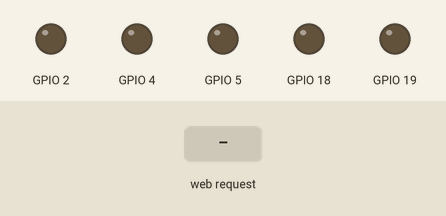
Simulated run of this sketch. Board: ESP32. Shown: output pins drawn as LEDs (lit = HIGH). Inputs (shaded band) come from the test bench. WiFi joins after 1.5 s; servers stay silent unless stated; what the sketch prints to the serial monitor is not drawn.

Above: at 3.3 s.
3.4 s: HTTP request GET /asasasasa/left received
At 4.1 s:
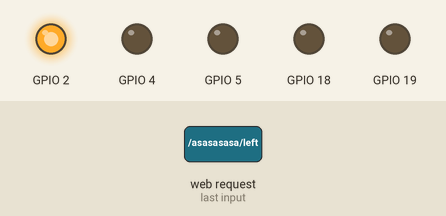
4.9 s: HTTP request GET /asasasasa/right received
At 5.3 s:
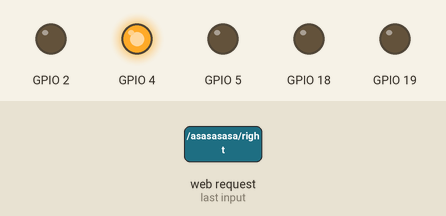
6.4 s: HTTP request GET /asasasasa/forward received
At 7.6 s:
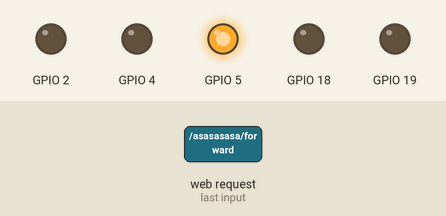
7.9 s: HTTP request GET /asasasasa/backward received
At 8.8 s:
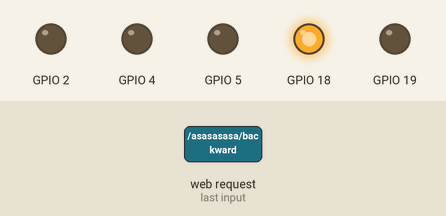
9.4 s: HTTP request GET /asasasasa/stop received
At 9.9 s:
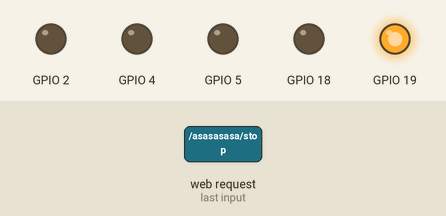
Timing chart, 0 to 11.9 s (numbered marks = the images above; inputs shaded):
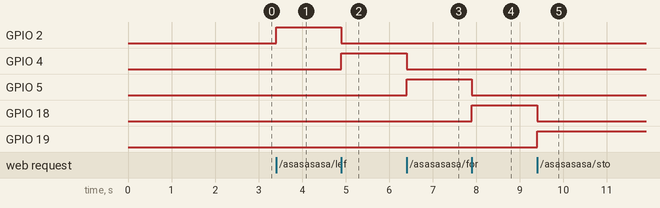

The sketch:

servertest.ino
```cpp
#include <WiFi.h>
#include <WebServer.h>


/*Put your SSID & Password*/
const char* ssid = " ";  // Enter SSID here
const char* password = " ";  //Enter Password here

WebServer server(80);

void setup() {

  pinMode(2, OUTPUT);
  pinMode(4, OUTPUT);
  pinMode(5, OUTPUT);
  pinMode(18, OUTPUT);
  pinMode(19, OUTPUT);


  Serial.begin(115200);
  delay(100);
  Serial.println("Connecting to ");
  Serial.println(ssid);

  //connect to your local wi-fi network
  WiFi.begin(ssid, password);

  //check wi-fi is connected to wi-fi network
  while (WiFi.status() != WL_CONNECTED) {
  delay(1000);
  Serial.print(".");
  }
  Serial.println("");
  Serial.println("WiFi connected..!");
  Serial.print("Got IP: ");
  Serial.println(WiFi.localIP());

  server.on("/asasasasa", handle_OnConnect);

  server.on("/asasasasa/left", left);

  server.on("/asasasasa/right", right);

  server.on("/asasasasa/forward", forward);

  server.on("/asasasasa/backward", backward);

  server.on("/asasasasa/stop", halt);

  server.on("/asasasasa/open", isOpen);
  server.onNotFound(handle_NotFound);

  server.begin();
  Serial.println("HTTP server started");
}
void loop() {
  server.handleClient();
}

void handle_OnConnect() {
  server.send(200, "text/html", SendHTML());
}

void left() {
  digitalWrite(2, HIGH);
  digitalWrite(4, LOW);
  digitalWrite(5, LOW);
  digitalWrite(18, LOW);
  digitalWrite(19, LOW);

  server.send(200, "text/html", SendHTML());
}

void right() {
  digitalWrite(2, LOW);
  digitalWrite(4, HIGH);
  digitalWrite(5, LOW);
  digitalWrite(18, LOW);
  digitalWrite(19, LOW);
  server.send(200, "text/html", SendHTML());
}

void forward() {

  digitalWrite(2, LOW);
  digitalWrite(4, LOW);
  digitalWrite(5, HIGH);
  digitalWrite(118, LOW);
  digitalWrite(19, LOW);
  server.send(200, "text/html", SendHTML());
}

void backward() {

  digitalWrite(2, LOW);
  digitalWrite(4, LOW);
  digitalWrite(5, LOW);
  digitalWrite(18, HIGH);
  digitalWrite(19, LOW);

  server.send(200, "text/html", SendHTML());
}

void halt() {

  digitalWrite(2, LOW);
  digitalWrite(4, LOW);
  digitalWrite(5, LOW);
  digitalWrite(18, LOW);
  digitalWrite(19, HIGH);
  server.send(200, "text/html", SendHTML());
}

void isOpen() {
  server.send(200, "text/html", SendHTML());
}


void handle_NotFound(){
  server.send(404, "text/plain", "Not found");
}

String SendHTML(){
  String ptr = "<!DOCTYPE html> <html>\n";
  ptr +="<head><meta name=\"viewport\" content=\"width=device-width, initial-scale=1.0, user-scalable=yes\">\n";
  ptr +="<title>IoT Gesture Bot</title>\n";
  ptr +="<style>html { font-family: Helvetica; display: inline-block; margin: 0px auto; text-align: center;}\n";
  ptr +="body{margin-top: 50px;} h1 {color: #444444;margin: 50px auto 30px;}\n";
  ptr +="p {font-size: 24px;color: #444444;margin-bottom: 10px;}\n";
  ptr +="</style>\n";
  ptr +="</head>\n";
  ptr +="<body>\n";
  ptr +="<div id=\"webpage\">\n";
  ptr +="<h1>Enter /command on the URL, or contact Admin for WebRemote</h1>\n";
  ptr +="<p>Available Commands - left,  right,  forward,  stop,  backward, open </p>";
  ptr +="</div>\n";
  ptr +="</body>\n";
  ptr +="</html>\n";
  return ptr;
}
```

Measured:
- after the input at 3.4 s, GPIO 2: LOW → HIGH at once
- after the input at 4.9 s, GPIO 2: HIGH → LOW at once; GPIO 4: LOW → HIGH at once
- after the input at 6.4 s, GPIO 4: HIGH → LOW at once; GPIO 5: LOW → HIGH at once
- after the input at 7.9 s, GPIO 5: HIGH → LOW at once; GPIO 18: LOW → HIGH at once
- after the input at 9.4 s, GPIO 18: HIGH → LOW at once; GPIO 19: LOW → HIGH at once
